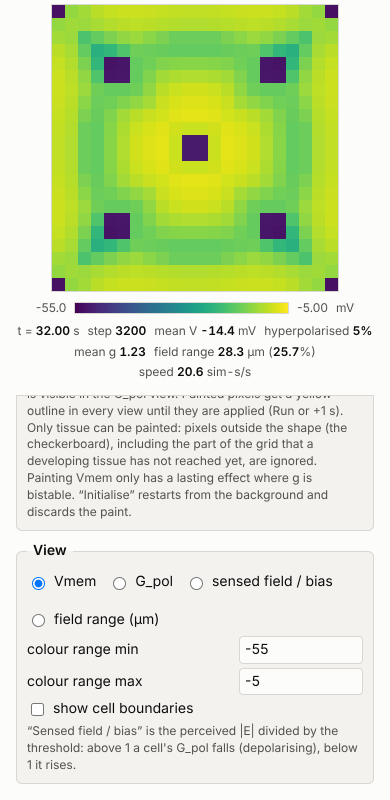
#> input picture potentia/undefined/phone_light.png, 780 x 1600 px (shown at 1/2 size)
$ python anatomy_score_image.py undefined/desktop_dark.png undefined/phone_light.png
#> lines starting #> are read from the running program, lines starting #| are printed output that depends on the picture; after the words box and inside, x2 and y2 are one past the last pixel; in counts of white or black regions, pixels touching at a corner belong together
### potentia/anatomy_features.py
"""Feature filters for the anatomy search: coarse-grained features of a pattern, compared with the same features of the target.

A pixel-by-pixel fit (anatomy_search.py) gives no credit to a structure that is present but a little out of register (segments at
a slightly different spacing or phase, a cord a pixel to the side), and so prefers plain patterns.  Here both the G_pol pattern and
the schematic target are first straightened into body coordinates (s along the axis, u across the body as a fraction of the local
half-width; NSR x NUR samples) and passed through the same bank of filters; what is compared is the filters' output, pooled over
position, not the pixels:

    coarse    the mean level in three lateral zones (midline, flank, edge) x 8 bins along the axis (signed): the body-scale layout
    cords     energy of stripes that run along the body: Gabor filters across the body at 1, 2, 3 and 4 cycles per body width,
              in 4 bins along the axis (head, front trunk, rear trunk, tail)  (lateral cords, a midline, a gut trunk)
    segments  energy of repeats along the body: Gabor filters along the axis at six wavelengths (2% to 15% of the body length) in
              the three lateral zones x the 4 bins  (commissures, gut lobes, myomeres)
    spots     energy of blob-sized structure (difference of Gaussians) in the three zones x the 4 bins  (eye cups, ganglion, brain)

The pooling is deliberately coarse.  A first version pooled in 24 bins along the axis; it then mattered exactly where along the
body each stripe or repeat fell, and richly structured frames scored no better than noise (0.06 to 0.13 against 0.08).

Energies are phase-free and sign-free, so a structure counts whether it is marked by high or by low G_pol.  The filter outputs are
then reduced to a short description (`summary`): how strong each kind of structure is, at what spacing, and roughly where; `match`
compares two descriptions.  Two earlier versions correlated the filter maps themselves (in 24 and then 4 axial bins); a frame with a
clearly segmented midline then scored 0 on `segments` against a target whose segments lie on the flanks at another spacing, so
visibly structured frames scored no better than noise.
Baselines to read a score against (printed by `python anatomy_features.py`): white noise, a plain midline stripe, a uniform
rim-to-centre gradient, and the other animal's target.
"""
import numpy as np
from scipy import ndimage as ndi
from anatomy_targets import layers, planarian_profile, tadpole_profile, TAIL_BASE, NS, NU

NSR, NUR = 240, 41
UMAX = 0.92
NBIN = 4                                                   # pooling bins along the axis for the energy channels: head, front trunk, rear trunk, tail
NBIN_COARSE = 8
WAVES = (0.02, 0.03, 0.045, 0.07, 0.10, 0.15)             # segment wavelengths, as fractions of the body length
CYCLES = (1, 2, 3, 4)                                      # stripes across the body, cycles per body width
ZONES = ((0.0, 0.25), (0.25, 0.65), (0.65, 1.01))          # |u|: midline, flank, edge
CHANNELS = ('coarse', 'cords', 'segments', 'spots')
_S = (np.arange(NSR) + 0.5) / NSR
_U = np.linspace(-UMAX, UMAX, NUR)


# [23 lines left out: functions rectifier, rectify, not called in this run]


def target_image(shape):
    """The schematic target in the same straightened frame: 1 on any structure (the union of the layers), 0 elsewhere, standardised."""
    L = layers(shape)
    T = np.max(np.stack(list(L.values())), 0)                               # (NS, NU) over s in (0,1), u in [-1,1]
    si = np.clip((_S * NS).astype(int), 0, NS - 1)
    ui = np.clip(np.rint((_U + 1) / 2 * (NU - 1)).astype(int), 0, NU - 1)
    I = ndi.zoom(T, 1, order=0)[si][:, ui]
    # area-average along s (the template is 2.5 times finer than the frame)
    k = NS // NSR
    if k > 1:
        I = T[:NSR * k].reshape(NSR, k, NU).mean(1)[:, ui]
    return (I - I.mean()) / I.std()


def _gabor(lam_px):
    sg = 0.8 * lam_px
    n = int(np.ceil(3 * sg))
    x = np.arange(-n, n + 1)
    g = np.exp(-0.5 * (x / sg) ** 2) * np.exp(2j * np.pi * x / lam_px)
    g -= g.mean()                                                            # no response to a constant
    return g / np.abs(g).sum()


_ZI = [(np.abs(_U) >= lo) & (np.abs(_U) < hi) for lo, hi in ZONES]
_BIN = (np.arange(NSR) * NBIN // NSR)
_GS = [_gabor(w * NSR) for w in WAVES]
_GU = [_gabor((NUR / UMAX) / c) for c in CYCLES]                             # NUR samples span 2*UMAX of the full width 2


def _pool(a, nb=NBIN):
    """Mean over nb equal bins along the axis (axis 0)."""
    idx = np.arange(NSR) * nb // NSR
    return np.stack([a[idx == b].mean(0) for b in range(nb)], 0)


def features(I):
    F = {}
    F['coarse'] = np.stack([_pool(I[:, z].mean(1), NBIN_COARSE) for z in _ZI])            # mean level in 3 lateral zones x 8 bins along the axis
    cords = []
    for g in _GU:
        e = np.abs(ndi.convolve1d(I, g.real, axis=1, mode='nearest') + 1j * ndi.convolve1d(I, g.imag, axis=1, mode='nearest'))
        cords.append(_pool(e.mean(1)))
    F['cords'] = np.stack(cords)
    seg = []
    for g in _GS:
        e = np.abs(ndi.convolve1d(I, g.real, axis=0, mode='nearest') + 1j * ndi.convolve1d(I, g.imag, axis=0, mode='nearest'))
        seg.append(np.stack([_pool(e[:, z].mean(1)) for z in _ZI]))
    F['segments'] = np.stack(seg)
    dog = np.abs(ndi.gaussian_filter(I, (4.0, 2.0), mode='nearest') - ndi.gaussian_filter(I, (9.0, 4.5), mode='nearest'))
    F['spots'] = np.stack([_pool(dog[:, z].mean(1)) for z in _ZI])
    return F


def _overlap(p, q):
    """Overlap of two non-negative arrays as distributions: 1 = the same shares, 0 = disjoint."""
    p, q = p.ravel() / max(p.sum(), 1e-12), q.ravel() / max(q.sum(), 1e-12)
    return float(1.0 - 0.5 * np.abs(p - q).sum())


def _ratio(a, b):
    return float(min(a, b) / max(a, b, 1e-12))


def summary(F):
    """Coarse-grained description of a pattern: how strong each kind of structure is, at what spacing, and roughly where."""
    seg, cords, spots = F['segments'], F['cords'], F['spots']
    w = seg.sum((1, 2)); lw = np.log(np.array(WAVES))
    return dict(seg_amp=float(seg.mean()), seg_wave=float(np.exp((w * lw).sum() / max(w.sum(), 1e-12))), seg_zone=seg.sum((0, 2)), seg_axis=seg.sum((0, 1)),
                cord_amp=float(cords.mean()), cord_cycles=cords.sum(1), cord_axis=cords.sum(0), spot_amp=float(spots.mean()), spot_where=spots)


def match(Fp, Ft):
    """Similarity of two patterns' coarse-grained features, each part in [0, 1]:
    layout    |r| between the mean levels in 3 lateral zones x 8 axial bins (the sign of G_pol is free)
    segments  mean of: strength ratio; spacing (1 at the same wavelength, 0.5 at a factor of two); overlap of where they are across the body; along the body
    cords     mean of: strength ratio; overlap of the number of stripes across the body; overlap of where they are along the body
    spots     mean of: strength ratio; overlap of where they are (3 zones x 4 bins)
    score = mean of the four."""
    P, Q = summary(Fp), summary(Ft)
    a, b = Fp['coarse'].ravel(), Ft['coarse'].ravel()
    out = {'coarse': abs(float(np.corrcoef(a, b)[0, 1])) if a.std() > 1e-9 and b.std() > 1e-9 else 0.0}
    out['segments'] = float(np.mean([_ratio(P['seg_amp'], Q['seg_amp']), 0.5 ** abs(np.log2(P['seg_wave'] / Q['seg_wave'])),
                                     _overlap(P['seg_zone'], Q['seg_zone']), _overlap(P['seg_axis'], Q['seg_axis'])]))
    out['cords'] = float(np.mean([_ratio(P['cord_amp'], Q['cord_amp']), _overlap(P['cord_cycles'], Q['cord_cycles']), _overlap(P['cord_axis'], Q['cord_axis'])]))
    out['spots'] = float(np.mean([_ratio(P['spot_amp'], Q['spot_amp']), _overlap(P['spot_where'], Q['spot_where'])]))
    out['score'] = float(np.mean([out[k] for k in CHANNELS]))
    return out


_T = {}


def target_features(shape):
    if shape not in _T:
        _T[shape] = features(target_image(shape))
    return _T[shape]


# [10 lines that do not run on import are left out]

### potentia/anatomy_targets.py
"""Schematic anatomical targets for the anatomy search, and the dorsal tadpole outline.

Targets live in body coordinates (s, u): s = 0 at the head tip .. 1 at the tail tip along the long axis, u = -1 .. 1 across the body
(lateral position divided by the local half-width).  They are then drawn on whatever pixel grid and outline a run used, so a target
does not depend on tissue size or proportions.

planarian   schematised from the supplied drawing (anatomy/ref/planarian_drawing.png) by colour: orange = nervous system (cerebral ganglion,
            lateral nerve cords, transverse commissures), yellow = intestine (anterior trunk, two posterior branches round the pharynx),
            white/black = eye cups.  Three layers: nerve, gut, eyes.
tadpole     drawn by hand from the supplied dorsal photograph (anatomy/ref/tadpole_photo.png): brain (midline mass in the head), spinal cord
            (midline), myomeres (paired chevron blocks either side of the midline, period 0.026 of the body length, measured on the photo
            by autocorrelation: 8 pixels of 303).  Three layers: brain, cord, myomeres.  The photo shows no eyes, so none are drawn.
            The outline (tadpole_dorsal_mask) is the photo's width profile, with the tail uncurled.
"""
import os
import numpy as np
from scipy import ndimage as ndi

HERE = os.path.dirname(os.path.abspath(__file__))
REF = os.path.join(HERE, 'anatomy', 'ref')
NS, NU = 600, 121                       # resolution of the (s, u) template

# ---------------------------------------------------------------- tadpole outline (dorsal view), measured on the photo
# x (pixels from the snout, of 303) and full width (pixels, of 68) of the silhouette; tail tip uncurled
_TX = np.array([0, 4, 8, 16, 24, 32, 40, 48, 56, 64, 72, 80, 88, 96, 104, 112, 120, 128, 136, 144, 152, 160, 168, 176, 184, 192, 200, 216, 232, 248, 264, 280, 296, 303]) / 303.0
_TW = np.array([0, 12, 44, 55, 62, 65, 68, 67, 66, 68, 67, 65, 60, 57, 51, 45, 35, 29, 27, 26, 24, 20, 18, 16, 14, 13, 10, 9, 8, 8, 7, 5, 4, 0]) / 68.0
TAIL_BASE = 0.40                        # width of the tail where it leaves the body / width of the head, in the photo
S_TAIL = 0.42                           # s where the tail starts


def tadpole_profile(s, tail=TAIL_BASE):
    """Half-width (fraction of the maximum) at s; `tail` rescales the width of the tail (0.40 = the photo)."""
    w = np.interp(s, _TX, _TW)
    k = np.clip((s - 0.30) / (S_TAIL - 0.30), 0, 1)                # blend from the head (unchanged) to the tail (scaled)
    return w * (1 + k * (tail / TAIL_BASE - 1))


# The drawing's own outline: full width at 20 positions along the body, measured on the drawing (planarian_figure.py: threshold on the body colour, largest
# component, width of every row), as a fraction of the widest point (the auricles).  It has the auricles and the pinch (neck) behind the head that the preset leaves out.
_PS = np.array([0.0, 0.02, 0.05, 0.08, 0.10, 0.12, 0.14, 0.18, 0.25, 0.35, 0.45, 0.55, 0.60, 0.65, 0.70, 0.75, 0.80, 0.85, 0.90, 0.95, 0.98, 1.0])
_PW = np.array([0.0, 0.242, 0.406, 0.55, 0.644, 0.776, 0.975, 0.721, 0.779, 0.882, 0.934, 0.934, 0.904, 0.86, 0.809, 0.735, 0.654, 0.558, 0.436, 0.273, 0.161, 0.0]) / 0.975
PINCH_ASPECT = 4.4                      # length / greatest width of the drawing's outline (the preset's 4.6 is length / body width; the auricles are 4.4% wider than the body)


# [25 lines left out: functions planarian_profile, body_coords, not called in this run]


def tadpole_dorsal_mask(Np, tail=TAIL_BASE):
    return body_coords(Np, 'tadpole', tail)[2]


# ---------------------------------------------------------------- planarian layers from the drawing
def planarian_layers():
    from PIL import Image
    im = np.asarray(Image.open(os.path.join(REF, 'planarian_drawing.png')).convert('RGBA')).astype(float)
    r, g, b, al = im[..., 0], im[..., 1], im[..., 2], im[..., 3]
    yellow = (r > 200) & (g > 200) & (b < 140) & (al > 128)
    orange = (r > 190) & (g > 80) & (g < 185) & (b < 100) & (al > 128)
    olive = (np.abs(r - g) < 45) & (b < 0.8 * g) & (g > 50) & (g < 190) & (al > 128)      # body colour (dark to light olive)
    body = ndi.binary_closing(olive | yellow | orange, iterations=4)
    lab, n = ndi.label(body)
    body = lab == (1 + int(np.argmax(ndi.sum(body, lab, range(1, n + 1)))))
    body = ndi.binary_fill_holes(body)
    white = (r > 225) & (g > 225) & (b > 225) & (al > 128) & body
    black = (r < 60) & (g < 60) & (b < 60) & (al > 128) & body
    rows = np.where(body.any(1))[0]
    y0, y1 = rows.min(), rows.max()
    eyes_px = np.zeros_like(body)
    lab, n = ndi.label(white)                                         # eye cups: the white blobs in the head (the pupils are the black beside them)
    for k in range(1, n + 1):
        if ndi.sum(white, lab, k) > 150:
            eyes_px |= ndi.binary_dilation(lab == k, iterations=9) & (white | black)
    eyes_px &= (np.arange(body.shape[0])[:, None] < y0 + 0.3 * (y1 - y0))
    L = {k: np.zeros((NS, NU)) for k in ('nerve', 'gut', 'eyes')}
    src = {'nerve': orange & ~eyes_px, 'gut': yellow, 'eyes': eyes_px}
    ss = (np.arange(NS) + 0.5) / NS
    uu = np.linspace(-1, 1, NU)
    for i, s in enumerate(ss):
        yy = y0 + s * (y1 - y0)
        row = int(round(yy))
        cols = np.where(body[row])[0]
        if cols.size < 3:
            continue
        cx, hw = 0.5 * (cols.min() + cols.max()), 0.5 * (cols.max() - cols.min())
        xs = np.clip(np.rint(cx + uu * hw).astype(int), 0, body.shape[1] - 1)
        for k in L:
            L[k][i] = src[k][row, xs]
    for k in L:                                                       # the drawing is nearly mirror-symmetric; make the target exactly so
        L[k] = 0.5 * (L[k] + L[k][:, ::-1])
    return L


def tadpole_layers():
    ss = ((np.arange(NS) + 0.5) / NS)[:, None] + np.zeros((NS, NU))
    uu = np.linspace(-1, 1, NU)[None, :] + np.zeros((NS, NU))
    w = tadpole_profile(ss)                                           # half-width (of the maximum) at s
    yy = uu * w                                                       # lateral position in units of the maximum half-width
    brain = (((ss - 0.165) / 0.065) ** 2 + (yy / 0.30) ** 2 <= 1.0).astype(float)
    cord = ((ss > 0.23) & (ss < 0.93) & (np.abs(yy) < np.maximum(0.045, 0.16 * w))).astype(float)
    band = (ss > 0.22) & (ss < 0.78) & (np.abs(yy) >= np.maximum(0.045, 0.16 * w)) & (np.abs(yy) < np.minimum(0.42, 0.9 * w))
    phase = (ss + 0.035 * np.abs(yy) / 0.42) / 0.026                  # chevrons: the blocks sweep back away from the midline
    myo = (band & ((phase % 1.0) < 0.6)).astype(float)
    return {'brain': brain, 'cord': cord, 'myomeres': myo}


_CACHE = {}


def layers(shape):
    if shape not in _CACHE:
        _CACHE[shape] = planarian_layers() if shape == 'planarian' else tadpole_layers()
    return _CACHE[shape]


# [17 lines left out: function targets_on_grid, not called in this run]


# [23 lines that do not run on import are left out]

### potentia/anatomy_score_image.py
"""Score a screenshot of the Potentia simulator's G_pol view (magma colour scale, 0 to 2, cut-out background) with the feature match of anatomy_features.py.

The tissue mask is the image's alpha channel (or, without one, the pixels that are not white); G_pol is recovered by taking the nearest colour of matplotlib's magma
(the simulator's G_pol palette); the body is straightened from the mask itself (position along the long axis between its two ends, position across as a fraction of the local
half-width), so no outline model is needed.   python anatomy_score_image.py planarian image.png   |   tadpole image.png
Limits: one frame; the scale is read from colours (screenshots are resampled, so values near edges blur); the target layers are defined for the reference outlines, so a very different outline
matches them only approximately.
"""
import sys
import numpy as np
from PIL import Image
from scipy.spatial import cKDTree
import matplotlib
import anatomy_features as AF

_LUT = (matplotlib.colormaps['magma'](np.linspace(0, 1, 256))[:, :3] * 255)
_TREE = cKDTree(_LUT)


def load(path):
#> called with path = 'undefined/phone_light.png'
    im = Image.open(path).convert('RGBA'); a = np.asarray(im)
    mask = a[..., 3] > 128
#> mask: shape (1600, 780) bool; every value is 1
    if mask.all():
        mask = ~((a[..., :3] > 245).all(2))
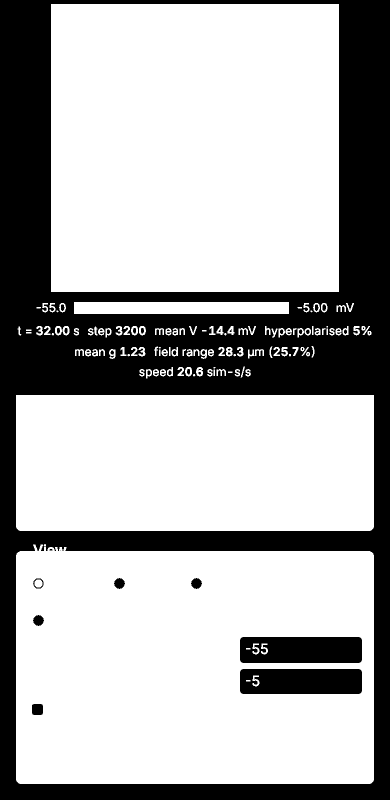
#> mask: shape (1600, 780) bool (shown at 1/2 size); 68.6% white; 51 black regions (24 under 20 px), largest, box (x1, y1, x2, y2) and area: (0, 0, 780, 1600) 364908, (480, 1274, 724, 1326) 12285, (480, 1338, 724, 1388) 11961
    d, idx = _TREE.query(a[..., :3].astype(float))
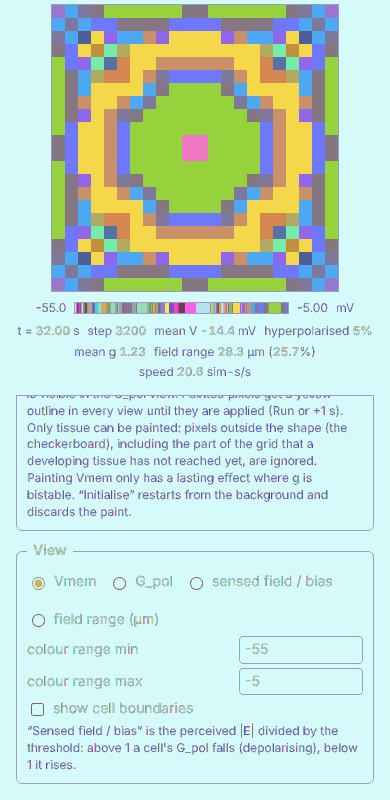
#> idx: shape (1600, 780) int64 (shown at 1/2 size); 166 distinct labels, from 7 to 255; one colour per label, 0 black
    g = 2.0 * idx / 255.0
    return np.where(mask, g, 0.0), mask


def rectify_mask(g, mask):
    cols = np.where(mask.any(0))[0]; x0, x1 = cols.min(), cols.max() + 1
    xs = np.clip(np.floor(x0 + AF._S * (x1 - x0)).astype(int), 0, g.shape[1] - 1)
    I = np.zeros((AF.NSR, AF.NUR)); valid = np.zeros((AF.NSR, AF.NUR), bool)
    for i, x in enumerate(xs):
        r = np.where(mask[:, x])[0]
        if r.size < 3:
            continue
        c, hw = 0.5 * (r.min() + r.max()), 0.5 * (r.max() - r.min() + 1)
        if hw < 1.0:
            continue
        ri = np.clip(np.floor(c + AF._U * hw).astype(int), 0, g.shape[0] - 1)
        I[i] = g[ri, x]; valid[i] = mask[ri, x]
    m, sd = I[valid].mean(), I[valid].std()
    I = (I - m) / (sd if sd > 1e-9 else 1.0); I[~valid] = 0.0
    return I, valid


def score(shape, g, mask):
    I, valid = rectify_mask(g, mask)
    F = AF.features(I)
    other = 'tadpole' if shape == 'planarian' else 'planarian'
    return AF.match(F, AF.target_features(shape)), AF.match(F, AF.target_features(other)), I


if __name__ == '__main__':
    shape, path = sys.argv[1], sys.argv[2]
    g, mask = load(path)
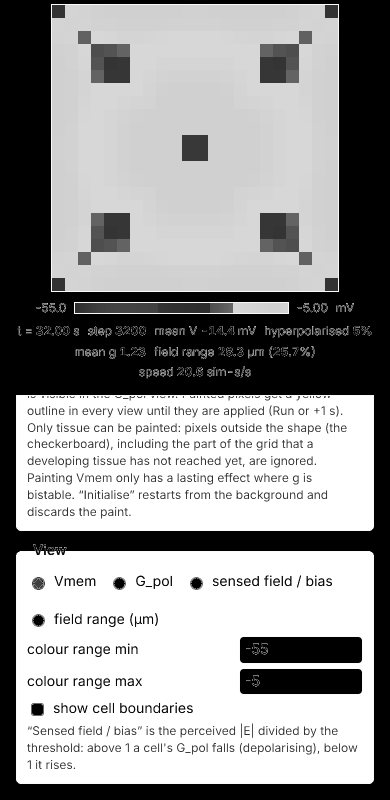
#> g: shape (1600, 780) float64 (shown at 1/2 size); min 0, max 2, mean 1.19; drawn with min black and max white
    own, oth, _ = score(shape, g, mask)
#> in rectify_mask, `cols = np.where(mask.any(0))[0]`: cols = 716 values from 32 to 747
#> in rectify_mask, `x0, x1 = (cols.min(), cols.max() + 1)`: x0 = 32; x1 = 748
#> in rectify_mask, `xs = np.clip(np.floor(x0 + AF._S * (x1 - x0)).astype(int), 0, g.shape[..`: xs = 240 values from 33 to 746
#> the loop in rectify_mask, `for i, x in enumerate(xs):` made 240 passes
#> (x, c, hw) on passes 1 to 3: (33, 1176, 386.5), (36, 1111, 454.5), (39, 1110, 457.5)
#> after the loop in rectify_mask, `for i, x in enumerate(xs):`:
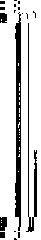
#> valid: shape (240, 41) bool; 82.6% white; 18 black regions (13 under 20 px), largest, box (x1, y1, x2, y2) and area: (15, 12, 21, 231) 1001, (26, 23, 37, 232) 448, (0, 217, 7, 231) 86, (0, 13, 7, 23) 63, (0, 232, 5, 238) 30
#> in rectify_mask, `m, sd = I[valid].mean(), I[valid].std()`: m = 1.73; sd = 0.446
#> in rectify_mask, `I[~valid] = 0.0`: I: shape (240, 41) float64; min -3.76, max 0.597, mean -2.25e-16
#> after the loop in features, `for g in _GU:`: cords = [[0.0839, 0.122, 0.0929, 0.0761], [0.0997, 0.114, 0.0954, 0.0805], [0.101, 0.108, 0.118, 0.0876], [0.119, 0.139, 0.148, 0.104]]
#> after the loop in features, `for g in _GS:`: seg = 6 items
#> in score, `F = AF.features(I)`: F = 4 items
#> in tadpole_layers, `brain = (((ss - 0.165) / 0.065) ** 2 + (yy / 0.30) ** 2 <= 1.0).astype..`: brain: shape (600, 121) float64; values 0 (black) and 1 (white), 3.1% white; 1 white region, box (x1, y1, x2, y2) and area: (42, 60, 79, 138) 2244
#> in tadpole_layers, `cord = ((ss > 0.23) & (ss < 0.93) & (np.abs(yy) < np.maximum(0.045, 0...`: cord: shape (600, 121) float64; values 0 (black) and 1 (white), 18.1% white; 1 white region, box (x1, y1, x2, y2) and area: (23, 138, 98, 558) 13168
#> in tadpole_layers, `band = (ss > 0.22) & (ss < 0.78) & (np.abs(yy) >= np.maximum(0.045, 0...`: band: shape (600, 121) bool; 31.7% white; 2 white regions, box (x1, y1, x2, y2) and area: (70, 132, 115, 468) 11586, (7, 132, 51, 468) 11403
#> in tadpole_layers, `myo = (band & ((phase % 1.0) < 0.6)).astype(float)`: myo: shape (600, 121) float64; values 0 (black) and 1 (white), 19% white; 44 white regions, largest, box (x1, y1, x2, y2) and area: (70, 296, 115, 319) 464, (7, 296, 51, 319) 455, (70, 245, 115, 271) 454
#> in target_image, `L = layers(shape)`: L = 3 items
#> in target_image, `T = np.max(np.stack(list(L.values())), 0)`:
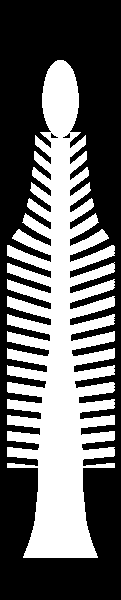
#> T: shape (600, 121) float64; values 0 (black) and 1 (white), 40.2% white; 1 white region, box (x1, y1, x2, y2) and area: (7, 60, 115, 558) 29176
#> in target_image, `si = np.clip((_S * NS).astype(int), 0, NS - 1)`: si = 240 values from 1 to 598
#> in target_image, `ui = np.clip(np.rint((_U + 1) / 2 * (NU - 1)).astype(int), 0, NU - 1)`: ui = 41 values from 5 to 115
#> in target_image, `I = ndi.zoom(T, 1, order=0)[si][:, ui]`: I: shape (240, 41) float64; values 0 (black) and 1 (white), 42.8% white; 1 white region, box (x1, y1, x2, y2) and area: (1, 24, 40, 223) 4215
#> after the loop in features (call 2), `for g in _GU:`:
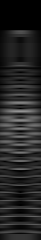
#> e: shape (240, 41) float64; min 1.39e-17, max 0.582, mean 0.148
#> after the loop in features (call 2), `for g in _GU:`: cords = [[0.107, 0.227, 0.154, 0.198], [0.127, 0.149, 0.187, 0.184], [0.0805, 0.132, 0.283, 0.168], [0.0561, 0.177, 0.22, 0.14]]
#> in features (call 2), `dog = np.abs(ndi.gaussian_filter(I, (4.0, 2.0), mode='nearest') - ndi...`:
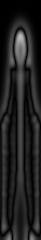
#> dog: shape (240, 41) float64; min 7.4e-08, max 0.734, mean 0.13
#> in summary, `seg, cords, spots = F['segments'], F['cords'], F['spots']`: cords = [[0.0839, 0.122, 0.0929, 0.0761], [0.0997, 0.114, 0.0954, 0.0805], [0.101, 0.108, 0.118, 0.0876], [0.119, 0.139, 0.148, 0.104]]; spots = [[0.0818, 0.118, 0.118, 0.0805], [0.115, 0.156, 0.158, 0.117], [0.0917, 0.113, 0.118, 0.0867]]
#> in summary, `w = seg.sum((1, 2))`: w = [0.933, 0.917, 0.796, 0.821, 0.826, 1.03]
#> in summary, `lw = np.log(np.array(WAVES))`: lw = [-3.91, -3.51, -3.1, -2.66, -2.3, -1.9]
#> in match, `a, b = Fp['coarse'].ravel(), Ft['coarse'].ravel()`: a = 24 values, max 0.39 at index 7, min -0.413 at index 3, mean -0.0154; b = 24 values, max 1.12 at index 7, min -0.946 at index 8, mean 0.0401
#> in match, `out = {'coarse': abs(float(np.corrcoef(a, b)[0, 1])) if a.std() > 1e-9..`: out = {'coarse': 0.274}
#> in _overlap, `p, q = p.ravel() / max(p.sum(), 1e-12), q.ravel() / max(q.sum(), 1e-12)`: p = [0.437, 0.245, 0.318]; q = [0.232, 0.45, 0.317]
#> (the run stopped early here; a loop or call above may not have finished)
